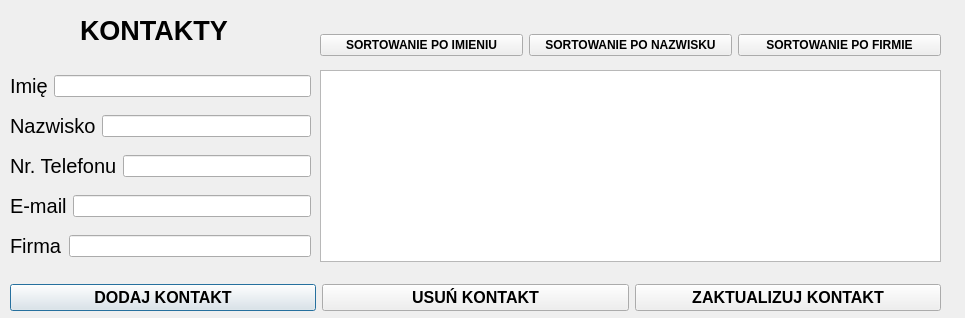
<?xml version="1.0" encoding="UTF-8"?>
<ui version="4.0">
 <class>Contacts</class>
 <widget class="QDialog" name="Contacts">
  <property name="geometry">
   <rect>
    <x>0</x>
    <y>0</y>
    <width>965</width>
    <height>318</height>
   </rect>
  </property>
  <property name="windowTitle">
   <string>Dialog</string>
  </property>
  <property name="windowOpacity">
   <double>1.000000000000000</double>
  </property>
  <widget class="QLabel" name="label_add_contacts">
   <property name="geometry">
    <rect>
     <x>80</x>
     <y>10</y>
     <width>201</width>
     <height>41</height>
    </rect>
   </property>
   <property name="font">
    <font>
     <pointsize>20</pointsize>
     <weight>75</weight>
     <bold>true</bold>
    </font>
   </property>
   <property name="text">
    <string>KONTAKTY</string>
   </property>
  </widget>
  <widget class="QLabel" name="label_connect">
   <property name="geometry">
    <rect>
     <x>20</x>
     <y>330</y>
     <width>301</width>
     <height>16</height>
    </rect>
   </property>
   <property name="text">
    <string>TextLabel</string>
   </property>
  </widget>
  <widget class="QWidget" name="layoutWidget">
   <property name="geometry">
    <rect>
     <x>10</x>
     <y>70</y>
     <width>301</width>
     <height>32</height>
    </rect>
   </property>
   <layout class="QHBoxLayout" name="horizontalLayout">
    <property name="sizeConstraint">
     <enum>QLayout::SetNoConstraint</enum>
    </property>
    <item>
     <widget class="QLabel" name="label_name">
      <property name="font">
       <font>
        <pointsize>15</pointsize>
        <weight>50</weight>
        <bold>false</bold>
       </font>
      </property>
      <property name="text">
       <string>Imię</string>
      </property>
     </widget>
    </item>
    <item>
     <widget class="QLineEdit" name="lineEdit_name"/>
    </item>
   </layout>
  </widget>
  <widget class="QWidget" name="layoutWidget">
   <property name="geometry">
    <rect>
     <x>10</x>
     <y>110</y>
     <width>301</width>
     <height>32</height>
    </rect>
   </property>
   <layout class="QHBoxLayout" name="horizontalLayout_2">
    <item>
     <widget class="QLabel" name="label_surname">
      <property name="font">
       <font>
        <pointsize>15</pointsize>
       </font>
      </property>
      <property name="text">
       <string>Nazwisko</string>
      </property>
     </widget>
    </item>
    <item>
     <widget class="QLineEdit" name="lineEdit_surname"/>
    </item>
   </layout>
  </widget>
  <widget class="QWidget" name="layoutWidget">
   <property name="geometry">
    <rect>
     <x>10</x>
     <y>150</y>
     <width>301</width>
     <height>32</height>
    </rect>
   </property>
   <layout class="QHBoxLayout" name="horizontalLayout_3">
    <property name="sizeConstraint">
     <enum>QLayout::SetNoConstraint</enum>
    </property>
    <item>
     <widget class="QLabel" name="label_phone">
      <property name="font">
       <font>
        <pointsize>15</pointsize>
       </font>
      </property>
      <property name="text">
       <string>Nr. Telefonu</string>
      </property>
     </widget>
    </item>
    <item>
     <widget class="QLineEdit" name="lineEdit_phone">
      <property name="frame">
       <bool>true</bool>
      </property>
     </widget>
    </item>
   </layout>
  </widget>
  <widget class="QWidget" name="layoutWidget">
   <property name="geometry">
    <rect>
     <x>10</x>
     <y>190</y>
     <width>301</width>
     <height>32</height>
    </rect>
   </property>
   <layout class="QHBoxLayout" name="horizontalLayout_4">
    <item>
     <widget class="QLabel" name="label_mail">
      <property name="font">
       <font>
        <pointsize>15</pointsize>
       </font>
      </property>
      <property name="text">
       <string>E-mail</string>
      </property>
     </widget>
    </item>
    <item>
     <widget class="QLineEdit" name="lineEdit_mail"/>
    </item>
   </layout>
  </widget>
  <widget class="QWidget" name="layoutWidget">
   <property name="geometry">
    <rect>
     <x>10</x>
     <y>230</y>
     <width>301</width>
     <height>32</height>
    </rect>
   </property>
   <layout class="QHBoxLayout" name="horizontalLayout_5">
    <property name="sizeConstraint">
     <enum>QLayout::SetNoConstraint</enum>
    </property>
    <item>
     <widget class="QLabel" name="label_company">
      <property name="font">
       <font>
        <pointsize>15</pointsize>
       </font>
      </property>
      <property name="text">
       <string>Firma</string>
      </property>
     </widget>
    </item>
    <item>
     <widget class="QLineEdit" name="lineEdit_company"/>
    </item>
   </layout>
  </widget>
  <widget class="QTableView" name="tableView">
   <property name="geometry">
    <rect>
     <x>320</x>
     <y>70</y>
     <width>621</width>
     <height>192</height>
    </rect>
   </property>
   <property name="font">
    <font>
     <pointsize>9</pointsize>
    </font>
   </property>
   <attribute name="verticalHeaderMinimumSectionSize">
    <number>0</number>
   </attribute>
  </widget>
  <widget class="QWidget" name="layoutWidget">
   <property name="geometry">
    <rect>
     <x>10</x>
     <y>280</y>
     <width>931</width>
     <height>35</height>
    </rect>
   </property>
   <layout class="QHBoxLayout" name="horizontalLayout_6">
    <property name="sizeConstraint">
     <enum>QLayout::SetNoConstraint</enum>
    </property>
    <item>
     <widget class="QPushButton" name="pb_add_contact">
      <property name="font">
       <font>
        <pointsize>12</pointsize>
        <weight>75</weight>
        <bold>true</bold>
       </font>
      </property>
      <property name="text">
       <string>DODAJ KONTAKT</string>
      </property>
     </widget>
    </item>
    <item>
     <widget class="QPushButton" name="pb_delete_contact">
      <property name="font">
       <font>
        <pointsize>12</pointsize>
        <weight>75</weight>
        <bold>true</bold>
       </font>
      </property>
      <property name="text">
       <string>USUŃ KONTAKT</string>
      </property>
     </widget>
    </item>
    <item>
     <widget class="QPushButton" name="pb_update_contact">
      <property name="font">
       <font>
        <pointsize>12</pointsize>
        <weight>75</weight>
        <bold>true</bold>
       </font>
      </property>
      <property name="text">
       <string>ZAKTUALIZUJ KONTAKT</string>
      </property>
     </widget>
    </item>
   </layout>
  </widget>
  <widget class="QWidget" name="layoutWidget">
   <property name="geometry">
    <rect>
     <x>320</x>
     <y>30</y>
     <width>621</width>
     <height>30</height>
    </rect>
   </property>
   <layout class="QHBoxLayout" name="horizontalLayout_7">
    <property name="sizeConstraint">
     <enum>QLayout::SetNoConstraint</enum>
    </property>
    <item>
     <widget class="QPushButton" name="pb_sort_name">
      <property name="font">
       <font>
        <weight>75</weight>
        <bold>true</bold>
       </font>
      </property>
      <property name="text">
       <string>SORTOWANIE PO IMIENIU</string>
      </property>
     </widget>
    </item>
    <item>
     <widget class="QPushButton" name="pb_sort_surname">
      <property name="font">
       <font>
        <weight>75</weight>
        <bold>true</bold>
       </font>
      </property>
      <property name="text">
       <string>SORTOWANIE PO NAZWISKU</string>
      </property>
     </widget>
    </item>
    <item>
     <widget class="QPushButton" name="pb_sort_company">
      <property name="font">
       <font>
        <weight>75</weight>
        <bold>true</bold>
       </font>
      </property>
      <property name="text">
       <string>SORTOWANIE PO FIRMIE</string>
      </property>
     </widget>
    </item>
   </layout>
  </widget>
  <widget class="QLineEdit" name="lineEdit_id">
   <property name="geometry">
    <rect>
     <x>120</x>
     <y>320</y>
     <width>113</width>
     <height>22</height>
    </rect>
   </property>
  </widget>
 </widget>
 <resources/>
 <connections/>
</ui>
